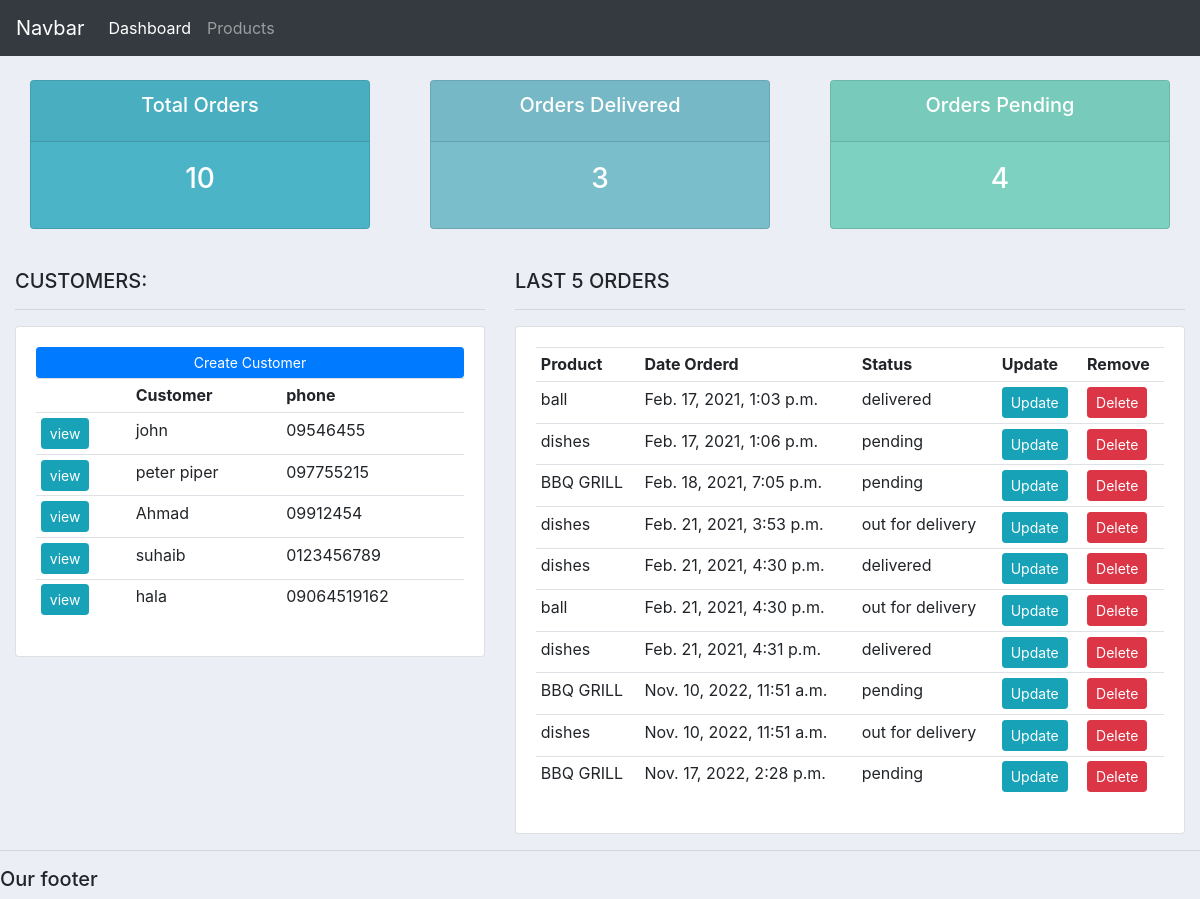
The page / on the database its author committed.
### accounts/models.py (models this page shows, shortened)
class Customer(models.Model):
    name = models.CharField(max_length=200 , null=True)
    phone = models.CharField(max_length=200 , null=True)
    email = models.CharField(max_length=200   , null=True)
    date_created = models.DateTimeField(auto_now_add=True , null=True)

class Order(models.Model):
    STATUS =(
        ('pending' ,'pending'),
        ('out for delivery' ,'out for delivery'),
        ('delivered' ,'delivered'),
    )
    Customer = models.ForeignKey(Customer , null=True , on_delete=models.SET_NULL)
    Product = models.ForeignKey(Product , null=True , on_delete=models.SET_NULL)
    date_created = models.DateTimeField(auto_now_add=True , null=True)
    status = models.CharField(max_length=200   , null=True , choices =STATUS)

class Product(models.Model):
    CATEGORE =(
        ('Indoor' ,'Indoor'),
        ('out door' ,'out door'),
    )
    name = models.CharField(max_length=200 , null=True)
    price = models.FloatField(max_length=200 , null=True)
    category = models.CharField(max_length=200   , null=True , choices =CATEGORE )
    description = models.CharField(max_length=200   , null=True , blank=True)
    date_created = models.DateTimeField(auto_now_add=True , null=True)
    tags = models.ManyToManyField(Tag)
    def __str__(self):
        return self.name

### accounts/views.py (the view)
# urls.py: path('', views.home , name = "home"),
def home(request):
    customers = Customer.objects.all()
    orders = Order.objects.all()
    total_orders = orders.count()
    delivered = orders.filter( status='delivered').count()
    pending = orders.filter(status = 'pending').count()
    context = { 'customers' : customers , 'orders' : orders ,'total_orders' : total_orders, 'delivered' : delivered , 'pending' : pending } #
    return render( request, 'accounts/dashboard.html',context )

### accounts/templates/accounts/dashboard.html
{%  extends 'accounts/main.html' %}
{% block content %}
{%  include 'accounts/status.html' %}
<br>
<div class="row">
	<div class="col-md-5">
		<h5>CUSTOMERS:</h5>
		<hr>
		<div class="card card-body">
			<a class="btn btn-primary  btn-sm btn-block" href="{% url 'create_customer' %}">Create Customer</a>
			<table class="table table-sm">
				<tr>
				    <th></th>
					<th>Customer</th>
					<th>phone</th>
					{%for customer in customers%}
					<tr>
						<td><a class="btn btn-sm btn-info" href="{% url 'customer' customer.id %}">view</a></td>
						<td>{{customer.name}}</td>
						<td>{{customer.phone}}</td>
					</tr>
						{%endfor%}
				</tr>
			</table>
		</div>
	</div>
	<div class="col-md-7">
		<h5>LAST 5 ORDERS</h5>
		<hr>
		<div class="card card-body">
			<table class="table table-sm">
				<tr>
					<th>Product</th>
					<th>Date Orderd</th>
					<th>Status</th>
					<th>Update</th>
					<th>Remove</th>
					{%for order in orders%}
						<tr>
							<td>{{order.Product}}</td>
						    <td>{{order.date_created}}</td>
							<td>{{order.status}}</td>
							<td><a class="btn btn-sm btn-info" href="{% url 'update_order'  order.id %}">Update</a></td>
							<td><a class="btn btn-sm btn-danger" href="{% url 'delete_order'  order.id %}">Delete</a></td>
						</tr>
						{%endfor%}
				</tr>
			</table>
		</div>
	</div>
</div>
{% endblock %}

### accounts/templates/accounts/main.html (shortened to what this page needs)
{% load static %}
<!DOCTYPE html>
<html>
<head>
	<link rel="stylesheet" href="https://stackpath.bootstrapcdn.com/bootstrap/4.3.1/css/bootstrap.min.css">
    <link rel="stylesheet" href="{%  static '/css/main.css' %}">
</head>
<body>
	{%  include 'accounts/navbar.html' %}
	<div class="container-fluid">
		{% block content %}
		{% endblock %}
    </div>
	<hr>
	<h5>Our footer</h5>
</body>
</html>

### accounts/templates/accounts/navbar.html (shortened to what this page needs)
<nav class="navbar navbar-expand-lg navbar-dark bg-dark">
    <a class="navbar-brand" href="#">Navbar</a>
    <div class="collapse navbar-collapse" id="navbarNav">
      <ul class="navbar-nav">
        <li class="nav-item active">
          <a class="nav-link" href="{% url 'home' %}">Dashboard</a>
        </li>
        <li class="nav-item">
          <a class="nav-link" href="{% url 'products'  %}">Products</a>
        </li>
      </ul>
    </div>
  </nav>

### accounts/templates/accounts/status.html
<br>
<div class="row">
	<div class="col">
		<div class="col-md">
			<div class="card text-center text-white  mb-3" id="total-orders">
			  	<div class="card-header">
			  		<h5 class="card-title">Total Orders</h5>
			  	</div>
			  	<div class="card-body">
			    	<h3 class="card-title">{{total_orders}}</h3>
			  	</div>
			</div>
		</div>
	</div>
	<div class="col">
		<div class="col-md">
			<div class="card text-center text-white  mb-3" id="orders-delivered">
			  	<div class="card-header">
			  		<h5 class="card-title">Orders Delivered</h5>
			  	</div>
			  	<div class="card-body">
			    	<h3 class="card-title">{{delivered}}</h3>
			  	</div>
			</div>
		</div>
	</div>
	<div class="col">
		<div class="col-md">
			<div class="card text-center text-white  mb-3" id="orders-pending">
			  	<div class="card-header">
			  		<h5 class="card-title">Orders Pending</h5>
			  	</div>
			  	<div class="card-body">
			    	<h3 class="card-title">{{pending}}</h3>
			  	</div>
			</div>
		</div>
	</div>
</div>

### accounts/static/css/main.css (style rules this page uses)
body { background-color: #ebeff5; }
#total-orders { background-color: #4cb4c7; }
#orders-delivered { background-color: #7abecc; }
#orders-pending { background-color: #7CD1C0; }

### rows shown on the page
Customer: name "john", phone "09546455"
Customer: name "peter piper", phone "097755215"
Customer: name "Ahmad", phone "09912454"
Customer: name "suhaib", phone "0123456789"
Customer: name "hala", phone "09064519162"
Order: Product "ball", date_created "Feb. 17, 2021, 1:03 p.m.", status "delivered"
Order: Product "dishes", date_created "Feb. 17, 2021, 1:06 p.m.", status "pending"
Order: Product "BBQ GRILL", date_created "Feb. 18, 2021, 7:05 p.m.", status "pending"
Order: Product "dishes", date_created "Feb. 21, 2021, 3:53 p.m.", status "out for delivery"
Order: Product "dishes", date_created "Feb. 21, 2021, 4:30 p.m.", status "delivered"
Order: Product "ball", date_created "Feb. 21, 2021, 4:30 p.m.", status "out for delivery"
Order: Product "dishes", date_created "Feb. 21, 2021, 4:31 p.m.", status "delivered"
Order: Product "BBQ GRILL", date_created "Nov. 10, 2022, 11:51 a.m.", status "pending"
Order: Product "dishes", date_created "Nov. 10, 2022, 11:51 a.m.", status "out for delivery"
Order: Product "BBQ GRILL", date_created "Nov. 17, 2022, 2:28 p.m.", status "pending"

### other values the page prints
{{ total_orders }} "10"
{{ delivered }} "3"
{{ pending }} "4"
